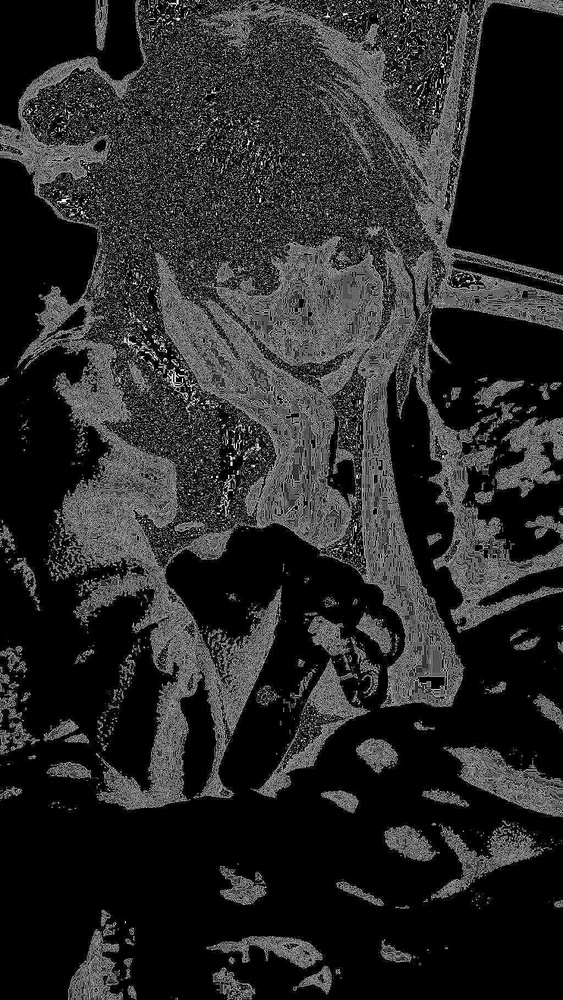
#> input picture img/temp.jpg, 563 x 1000 px, shrunk from 1024 x 1820 before the run, found by its file name
$ python -i ImageUtil.py   (imports and definitions only)
#> lines starting #> are read from the running program, lines starting #| are printed output that depends on the picture
# coding = utf-8

from PyQt5.QtGui import QImage,qRed,qGreen,qBlue,qRgba,qAlpha,QColor
import cv2 as cv
import numpy as np
import copy

def bound(low,high,value):
    return low if value < low else high if value > high else value

def getPixel(x,y,pixels,w):
    i = (x + (y * w)) * 4
    return pixels[i:i + 3]

# 油漆桶
# [92 lines left out: functions floodFill, getCardinalPoints, adjustBright, adjustWarm, adjustSaturation, adjustContrast, not called in this run]


def CvMatToQImage(data):
    if data.dtype == np.uint8:
        channels = 1 if len(data.shape) == 2 else data.shape[2]
    if channels == 3:  # CV_8UC3
        # Copy input Mat
        # Create QImage with same dimensions as input Mat
        img = QImage(data, data.shape[1], data.shape[0], data.strides[0], QImage.Format_RGB888)
        return img.rgbSwapped()
    elif channels == 1:
        # Copy input Mat
        # Create QImage with same dimensions as input Mat
        img = QImage(data, data.shape[1], data.shape[0], data.strides[0], QImage.Format_Indexed8)
        return img


# [14 lines left out: functions blur, sharpen, not called in this run]

def canny():
    src = cv.imread(r"..\img\temp.jpg", cv.IMREAD_COLOR)
#> src is the input picture: shape (1000, 563, 3); min 0, max 255, mean 41.1
    blurred = cv.GaussianBlur(src, (3, 3), 0)
    gray = cv.cvtColor(blurred, cv.COLOR_RGB2GRAY)
    edges = cv.Canny(gray, 50, 150)
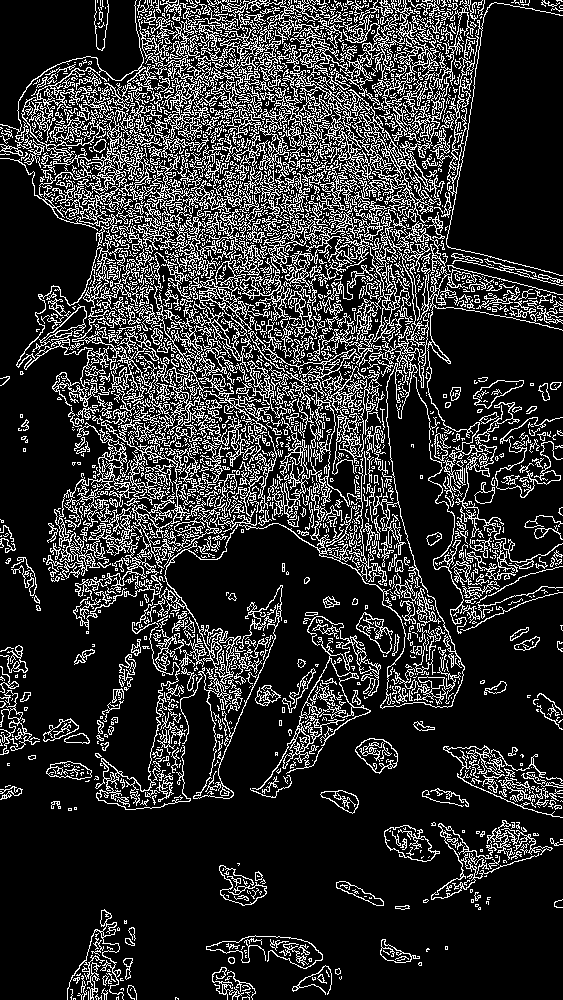
#> edges: shape (1000, 563); 18.8% white in thin lines or dots
    return CvMatToQImage(edges)

# [36 lines left out: functions gray, binaryzation, invert, emboss, not called in this run]

#> (the run stopped early here; a loop or call above may not have finished)
